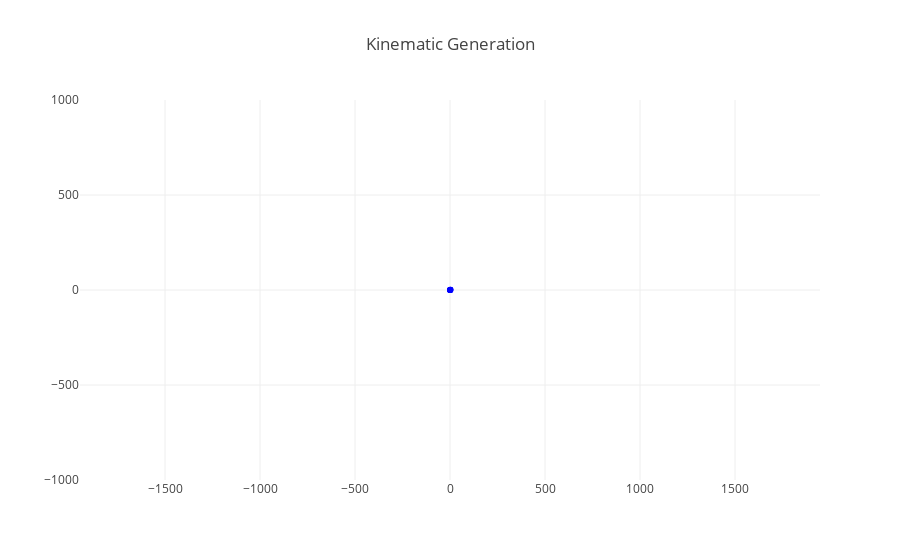

Source (notebook cell):
### Markdown cell above
# Launching

### Code cell
def build_coords(mols):
    ''' function that generates molecule coordinates for plots
    '''
    dictionary = {
        'x': [m.r.x for m in mols],
        'y': [m.r.y for m in mols]
    }
    return dictionary

r = lambda : (np.random.random() - 1) * 10
launch = True


if launch == True:
    env = Environment(1000, 1000)
    mols = [
        Atom(0.1, [0.5,0], [9,9], [r(),r()]),
        Atom(0.1, [0,0.3], [-19,1], [r(),r()]),
        Atom(0.1, [1,1], [-1,-19], [r(),r()]),
        Atom(0.1, [0.5,0.5], [19.5,1], [r(),r()]),
        Atom(0.1, [1,0.3], [-1,19], [r(),r()]),
        Atom(0.1, [3,1], [-19,-1], [r(),r()]),
    ]
    md = MolecularDynamics(env, dt=1, mols=mols, mode='kinematics')
    # [(md.plot(), md.leapfrog(1), md.leapfrog(2)) for i in range(12)]

    mols_x = [m.r.x for m in md.mols]
    mols_y = [m.r.y for m in md.mols]

    data=[dict(x=mols_x, y=mols_y, 
               mode='markers', 
               line=dict(width=2, color='blue')
              ),
        ]

    layout=dict(xaxis=dict(range=[-env.width, env.width], autorange=False, zeroline=False),
                yaxis=dict(range=[-env.hight, env.hight], autorange=False, zeroline=False, scaleanchor="x", scaleratio=1),
                title='Kinematic Generation',
                hovermode='closest',
               )

    
    frames=[dict(
        data=[
            {
                **(lambda mols: {'x': [m.r.x for m in mols], 'y': [m.r.y for m in mols]})(md.leapfrogs()),
                'mode': 'markers',
                'marker': dict(color='red', size=10)
            }]) for k in range(100)] 
    

    figure=dict(data=data, layout=layout, frames=frames)          
    iplot(figure, 'basic')

Atom.count

### Figure 1 — Plotly figure (JSON) as saved in the notebook; plotly's stock layout.template omitted (floating-point values rounded to 4 significant figures)
{"data": [{"line": {"color": "blue", "width": 2}, "mode": "markers", "type": "scatter", "uid": "97fb4c2f-db10-4b28-b621-aab8ba1a8875", "x": [0.5, 0, 1, 0.5, 1, 3], "y": [0, 0.3, 1, 0.5, 0.3, 1]}], "layout": {"hovermode": "closest", "title": {"text": "Kinematic Generation"}, "xaxis": {"autorange": false, "range": [-1000, 1000], "zeroline": false}, "yaxis": {"autorange": false, "range": [-1000, 1000], "scaleanchor": "x", "scaleratio": 1, "zeroline": false}}}
